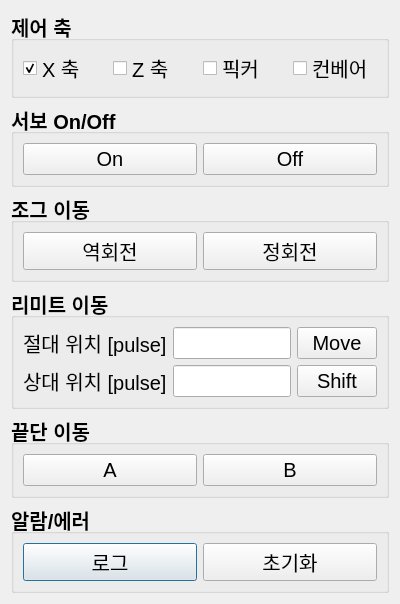
<?xml version="1.0" encoding="UTF-8"?>
<ui version="4.0">
 <class>motorTest</class>
 <widget class="QDialog" name="motorTest">
  <property name="geometry">
   <rect>
    <x>0</x>
    <y>0</y>
    <width>400</width>
    <height>577</height>
   </rect>
  </property>
  <property name="font">
   <font>
    <pointsize>15</pointsize>
   </font>
  </property>
  <property name="windowTitle">
   <string>Form</string>
  </property>
  <layout class="QGridLayout" name="gridLayout">
   <item row="0" column="0" colspan="2">
    <widget class="QGroupBox" name="groupBox">
     <property name="font">
      <font>
       <pointsize>15</pointsize>
       <bold>true</bold>
      </font>
     </property>
     <property name="title">
      <string>제어 축</string>
     </property>
     <layout class="QHBoxLayout" name="horizontalLayout">
      <item>
       <widget class="QCheckBox" name="checkBox_SelectX">
        <property name="font">
         <font>
          <pointsize>15</pointsize>
          <bold>false</bold>
         </font>
        </property>
        <property name="text">
         <string>X 축</string>
        </property>
        <property name="checked">
         <bool>true</bool>
        </property>
        <property name="autoExclusive">
         <bool>true</bool>
        </property>
       </widget>
      </item>
      <item>
       <widget class="QCheckBox" name="checkBox_SelectZ">
        <property name="font">
         <font>
          <pointsize>15</pointsize>
          <bold>false</bold>
         </font>
        </property>
        <property name="text">
         <string>Z 축</string>
        </property>
        <property name="autoExclusive">
         <bool>true</bool>
        </property>
       </widget>
      </item>
      <item>
       <widget class="QCheckBox" name="checkBox_SelectP">
        <property name="font">
         <font>
          <pointsize>15</pointsize>
          <bold>false</bold>
         </font>
        </property>
        <property name="text">
         <string>픽커</string>
        </property>
        <property name="autoExclusive">
         <bool>true</bool>
        </property>
       </widget>
      </item>
      <item>
       <widget class="QCheckBox" name="checkBox_SelectC">
        <property name="font">
         <font>
          <pointsize>15</pointsize>
          <bold>false</bold>
         </font>
        </property>
        <property name="text">
         <string>컨베어</string>
        </property>
        <property name="autoExclusive">
         <bool>true</bool>
        </property>
       </widget>
      </item>
     </layout>
    </widget>
   </item>
   <item row="5" column="0" colspan="2">
    <widget class="QGroupBox" name="groupBox_6">
     <property name="font">
      <font>
       <pointsize>15</pointsize>
       <bold>true</bold>
      </font>
     </property>
     <property name="title">
      <string>알람/에러</string>
     </property>
     <layout class="QHBoxLayout" name="horizontalLayout_5">
      <item>
       <widget class="QPushButton" name="pushButton_ErrorCheck">
        <property name="font">
         <font>
          <pointsize>15</pointsize>
          <bold>false</bold>
         </font>
        </property>
        <property name="text">
         <string>로그</string>
        </property>
       </widget>
      </item>
      <item>
       <widget class="QPushButton" name="pushButton_ErrorClear">
        <property name="font">
         <font>
          <pointsize>15</pointsize>
          <bold>false</bold>
         </font>
        </property>
        <property name="text">
         <string>초기화</string>
        </property>
       </widget>
      </item>
     </layout>
    </widget>
   </item>
   <item row="4" column="0" colspan="2">
    <widget class="QGroupBox" name="groupBox_5">
     <property name="font">
      <font>
       <pointsize>15</pointsize>
       <bold>true</bold>
      </font>
     </property>
     <property name="title">
      <string>끝단 이동</string>
     </property>
     <layout class="QHBoxLayout" name="horizontalLayout_4">
      <item>
       <widget class="QPushButton" name="pushButton_LimitA">
        <property name="font">
         <font>
          <pointsize>15</pointsize>
          <bold>false</bold>
         </font>
        </property>
        <property name="text">
         <string>A</string>
        </property>
       </widget>
      </item>
      <item>
       <widget class="QPushButton" name="pushButton_LimitB">
        <property name="font">
         <font>
          <pointsize>15</pointsize>
          <bold>false</bold>
         </font>
        </property>
        <property name="text">
         <string>B</string>
        </property>
       </widget>
      </item>
     </layout>
    </widget>
   </item>
   <item row="2" column="0" colspan="2">
    <widget class="QGroupBox" name="groupBox_3">
     <property name="font">
      <font>
       <pointsize>15</pointsize>
       <bold>true</bold>
      </font>
     </property>
     <property name="title">
      <string>조그 이동</string>
     </property>
     <layout class="QHBoxLayout" name="horizontalLayout_3">
      <item>
       <widget class="QPushButton" name="pushButton_JogLeft">
        <property name="font">
         <font>
          <pointsize>15</pointsize>
          <bold>false</bold>
         </font>
        </property>
        <property name="text">
         <string>역회전</string>
        </property>
       </widget>
      </item>
      <item>
       <widget class="QPushButton" name="pushButton_JogRight">
        <property name="font">
         <font>
          <pointsize>15</pointsize>
          <bold>false</bold>
         </font>
        </property>
        <property name="text">
         <string>정회전</string>
        </property>
       </widget>
      </item>
     </layout>
    </widget>
   </item>
   <item row="1" column="0" colspan="2">
    <widget class="QGroupBox" name="groupBox_2">
     <property name="font">
      <font>
       <pointsize>15</pointsize>
       <bold>true</bold>
      </font>
     </property>
     <property name="title">
      <string>서보 On/Off</string>
     </property>
     <layout class="QHBoxLayout" name="horizontalLayout_2">
      <item>
       <widget class="QPushButton" name="pushButton_ServoOn">
        <property name="font">
         <font>
          <pointsize>15</pointsize>
          <bold>false</bold>
         </font>
        </property>
        <property name="text">
         <string>On</string>
        </property>
        <property name="autoExclusive">
         <bool>true</bool>
        </property>
       </widget>
      </item>
      <item>
       <widget class="QPushButton" name="pushButton_ServoOff">
        <property name="font">
         <font>
          <pointsize>15</pointsize>
          <bold>false</bold>
         </font>
        </property>
        <property name="text">
         <string>Off</string>
        </property>
        <property name="autoExclusive">
         <bool>true</bool>
        </property>
       </widget>
      </item>
     </layout>
    </widget>
   </item>
   <item row="3" column="0" colspan="2">
    <widget class="QGroupBox" name="groupBox_4">
     <property name="font">
      <font>
       <pointsize>15</pointsize>
       <bold>true</bold>
      </font>
     </property>
     <property name="title">
      <string>리미트 이동</string>
     </property>
     <layout class="QGridLayout" name="gridLayout_2">
      <item row="0" column="1">
       <widget class="QLineEdit" name="lineEdit_posMove">
        <property name="sizePolicy">
         <sizepolicy hsizetype="Preferred" vsizetype="Fixed">
          <horstretch>0</horstretch>
          <verstretch>0</verstretch>
         </sizepolicy>
        </property>
        <property name="font">
         <font>
          <pointsize>15</pointsize>
          <bold>false</bold>
         </font>
        </property>
       </widget>
      </item>
      <item row="0" column="0">
       <widget class="QLabel" name="label">
        <property name="font">
         <font>
          <pointsize>15</pointsize>
          <bold>false</bold>
         </font>
        </property>
        <property name="text">
         <string>절대 위치 [pulse]</string>
        </property>
       </widget>
      </item>
      <item row="0" column="2">
       <widget class="QPushButton" name="pushButton_Move">
        <property name="font">
         <font>
          <pointsize>15</pointsize>
          <bold>false</bold>
         </font>
        </property>
        <property name="text">
         <string>Move</string>
        </property>
       </widget>
      </item>
      <item row="1" column="0">
       <widget class="QLabel" name="label_2">
        <property name="font">
         <font>
          <pointsize>15</pointsize>
          <bold>false</bold>
         </font>
        </property>
        <property name="text">
         <string>상대 위치 [pulse]</string>
        </property>
       </widget>
      </item>
      <item row="1" column="1">
       <widget class="QLineEdit" name="lineEdit_posShift">
        <property name="sizePolicy">
         <sizepolicy hsizetype="Preferred" vsizetype="Fixed">
          <horstretch>0</horstretch>
          <verstretch>0</verstretch>
         </sizepolicy>
        </property>
        <property name="font">
         <font>
          <pointsize>15</pointsize>
          <bold>false</bold>
         </font>
        </property>
       </widget>
      </item>
      <item row="1" column="2">
       <widget class="QPushButton" name="pushButton_Shift">
        <property name="font">
         <font>
          <pointsize>15</pointsize>
          <bold>false</bold>
         </font>
        </property>
        <property name="text">
         <string>Shift</string>
        </property>
       </widget>
      </item>
     </layout>
    </widget>
   </item>
  </layout>
 </widget>
 <resources/>
 <connections/>
</ui>
